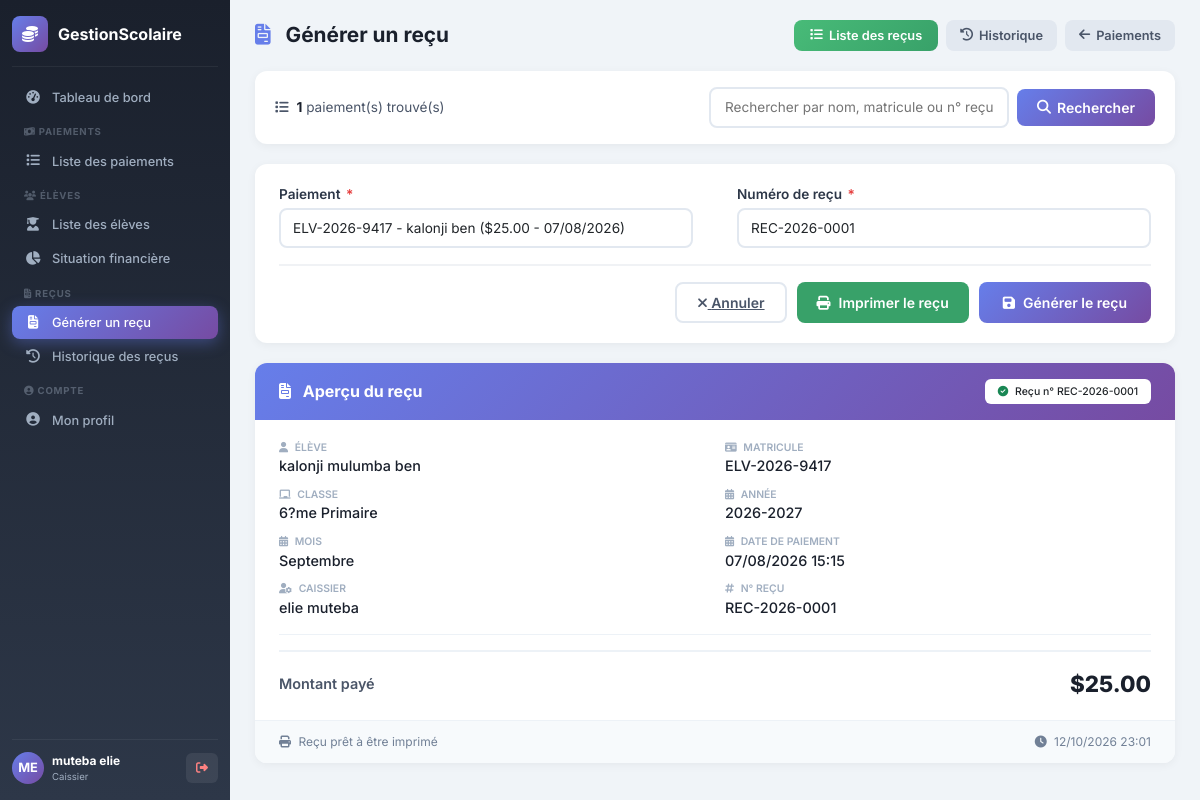
/caissier/recus/generer.php?id=1 (signed in), run on the app's committed database.
### tables this page shows
CREATE TABLE `paiements` (
  `idPaiement` int(11) NOT NULL,
  `idInscription` int(11) NOT NULL,
  `idFrais` int(11) NOT NULL,
  `mois` enum('Septembre','Octobre','Novembre','D?cembre','Janvier','F?vrier','Mars','Avril','Mai','Juin','Juillet') DEFAULT NULL,
  `montantPaye` decimal(10,2) NOT NULL,
  `datePaiement` datetime DEFAULT current_timestamp(),
  `idCaissier` int(11) NOT NULL,
  `numeroRecu` varchar(50) DEFAULT NULL
);

CREATE TABLE `eleves` (
  `idEleve` int(11) NOT NULL,
  `matricule` varchar(30) NOT NULL,
  `nom` varchar(100) NOT NULL,
  `postNom` varchar(100) DEFAULT NULL,
  `prenom` varchar(100) DEFAULT NULL,
  `lieuNaissance` varchar(100) DEFAULT NULL,
  `sexe` enum('M','F') DEFAULT NULL,
  `dateNaissance` date DEFAULT NULL,
  `adresse` varchar(255) DEFAULT NULL,
  `telephone` varchar(20) DEFAULT NULL,
  `nomPere` varchar(100) DEFAULT NULL,
  `nomMere` varchar(100) DEFAULT NULL,
  `motDePasse` varchar(255) DEFAULT NULL,
  `idUtilisateur` int(11) DEFAULT NULL
);

CREATE TABLE `classes` (
  `idClasse` int(11) NOT NULL,
  `nomClasse` varchar(50) NOT NULL,
  `idNiveau` int(11) NOT NULL
);

CREATE TABLE `annees_scolaires` (
  `idAnnee` int(11) NOT NULL,
  `libelle` varchar(20) NOT NULL,
  `annee` varchar(20) DEFAULT NULL,
  `active` tinyint(1) DEFAULT 1
);

CREATE TABLE `utilisateurs` (
  `idUtilisateur` int(11) NOT NULL,
  `nom` varchar(100) NOT NULL,
  `postNom` varchar(100) DEFAULT NULL,
  `prenom` varchar(100) DEFAULT NULL,
  `sexe` enum('M','F') DEFAULT NULL,
  `telephone` varchar(20) DEFAULT NULL,
  `email` varchar(100) DEFAULT NULL,
  `username` varchar(50) NOT NULL,
  `motDePasse` varchar(255) NOT NULL,
  `idRole` int(11) NOT NULL,
  `statut` enum('Actif','Inactif') DEFAULT 'Actif'
);

### caissier/recus/generer.php (the view, shortened to what this page needs)
<?php
$db = db();
$idPaiement = isset($_GET['id']) ? intval($_GET['id']) : 0;
$search = isset($_GET['search']) ? trim($_GET['search']) : '';
$page = isset($_GET['page']) ? intval($_GET['page']) : 1;
$limit = 20;
$offset = ($page - 1) * $limit;
$sql_count = "
    SELECT COUNT(*) as total
    FROM paiements p
    JOIN inscriptions i ON p.idInscription = i.idInscription
    JOIN eleves e ON i.idEleve = e.idEleve
    JOIN classes c ON i.idClasse = c.idClasse
    JOIN annees_scolaires a ON i.idAnnee = a.idAnnee
    WHERE 1=1
";
$sql = "
    SELECT p.idPaiement, p.montantPaye, p.datePaiement, p.numeroRecu, p.mois,
           e.matricule, e.nom, e.prenom, e.postNom,
           c.nomClasse,
           a.libelle as annee
    FROM paiements p
    JOIN inscriptions i ON p.idInscription = i.idInscription
    JOIN eleves e ON i.idEleve = e.idEleve
    JOIN classes c ON i.idClasse = c.idClasse
    JOIN annees_scolaires a ON i.idAnnee = a.idAnnee
    WHERE 1=1
";
$sql .= " ORDER BY p.datePaiement DESC LIMIT :limit OFFSET :offset";
$stmt_count = $db->prepare($sql_count);
$stmt_count->execute();
$total_paiements = $stmt_count->fetch()['total'];
$stmt = $db->prepare($sql);
$stmt->bindValue('limit', $limit, PDO::PARAM_INT);
$stmt->bindValue('offset', $offset, PDO::PARAM_INT);
$stmt->execute();
$paiements = $stmt->fetchAll();
$paiement_selected = null;
if ($idPaiement > 0) {
    $stmt = $db->prepare("
        SELECT p.*,
               e.matricule, e.nom, e.prenom, e.postNom, e.adresse, e.telephone,
               c.nomClasse,
               a.libelle as annee,
               u.nom as caissier_nom, u.prenom as caissier_prenom
        FROM paiements p
        JOIN inscriptions i ON p.idInscription = i.idInscription
        JOIN eleves e ON i.idEleve = e.idEleve
        JOIN classes c ON i.idClasse = c.idClasse
        JOIN annees_scolaires a ON i.idAnnee = a.idAnnee
        JOIN utilisateurs u ON p.idCaissier = u.idUtilisateur
        WHERE p.idPaiement = :id
    ");
    $stmt->execute(['id' => $idPaiement]);
    $paiement_selected = $stmt->fetch();
}
function genererNumeroRecu($db) {
    try {
        $stmt = $db->query("SELECT numeroRecu FROM paiements WHERE numeroRecu IS NOT NULL ORDER BY idPaiement DESC LIMIT 1");
        $last = $stmt->fetch();
        if ($last && !empty($last['numeroRecu'])) {
            $num = intval(substr($last['numeroRecu'], -4)) + 1;
            return 'REC-' . date('Y') . '-' . str_pad($num, 4, '0', STR_PAD_LEFT);
        }
    } catch (PDOException $e) {}
    return 'REC-' . date('Y') . '-0001';
}
$nouveau_numero = genererNumeroRecu($db);
include __DIR__ . '/../../includes/header.php';
?>
<div class="app-layout">
    <div class="sidebar-caissier" id="sidebarCaissier">
        <div class="sidebar-logo">
            <div class="logo-icon"><i class="fas fa-coins"></i></div>
            <span>GestionScolaire</span>
        </div>
        <ul class="sidebar-menu">
            <li><a href="../dashboard.php"><i class="fas fa-tachometer-alt"></i> Tableau de bord</a></li>
            <li class="menu-section"><i class="fas fa-money-bill-wave"></i> Paiements</li>
            <li><a href="../paiements/index.php"><i class="fas fa-list"></i> Liste des paiements</a></li>
            <li class="menu-section"><i class="fas fa-users"></i> Élèves</li>
            <li><a href="../eleves/index.php"><i class="fas fa-user-graduate"></i> Liste des élèves</a></li>
            <li><a href="../eleves/situation_financiere.php"><i class="fas fa-chart-pie"></i> Situation financière</a></li>
            <li class="menu-section"><i class="fas fa-file-invoice"></i> Reçus</li>
            <li><a href="generer.php" class="active"><i class="fas fa-file-invoice"></i> Générer un reçu</a></li>
            <li><a href="historique.php"><i class="fas fa-history"></i> Historique des reçus</a></li>
            <li class="menu-section"><i class="fas fa-user-circle"></i> Compte</li>
            <li><a href="../profil.php"><i class="fas fa-user-circle"></i> Mon profil</a></li>
        </ul>
        <div class="sidebar-footer">
            <div class="user-info">
                <div class="avatar"><?php echo strtoupper(substr($_SESSION['prenom'] ?? 'C', 0, 1) . substr($_SESSION['nom'] ?? 'A', 0, 1)); ?></div>
                <div>
                    <strong><?php echo $_SESSION['prenom'] ?? 'Caissier'; ?> <?php echo $_SESSION['nom'] ?? ''; ?></strong>
                    <span><?php echo $_SESSION['role'] ?? 'Caissier'; ?></span>
                </div>
            </div>
            <a href="../../logout.php" class="btn-logout" title="Déconnexion">
                <i class="fas fa-sign-out-alt"></i>
            </a>
        </div>
    </div>
    <div class="main-content">
        <div class="page-header">
            <h2>
                <i class="fas fa-file-invoice"></i>
                Générer un reçu
            </h2>
            <div class="header-right">
                <a href="listerecus.php" class="btn-list">
                    <i class="fas fa-list"></i> Liste des reçus
                </a>
                <a href="historique.php" class="btn-back">
                    <i class="fas fa-history"></i> Historique
                </a>
                <a href="../paiements/index.php" class="btn-back">
                    <i class="fas fa-arrow-left"></i> Paiements
                </a>
            </div>
        </div>
        <div class="search-bar">
            <div class="search-info">
                <i class="fas fa-list me-1"></i>
                <strong><?php echo $total_paiements; ?></strong> paiement(s) trouvé(s)
            </div>
            <form method="GET" action="" class="search-input-group">
                <input type="text" name="search" placeholder="Rechercher par nom, matricule ou n° reçu..."
                       value="<?php echo htmlspecialchars($search); ?>">
                <button type="submit" class="btn-search">
                    <i class="fas fa-search"></i> Rechercher
                </button>
            </form>
        </div>
        <div class="form-container">
            <form method="POST" action="">
                <div class="row">
                    <div class="form-group">
                        <label>Paiement <span class="required">*</span></label>
                        <select class="form-select" name="idPaiement" id="idPaiement" required>
                            <?php foreach ($paiements as $p): ?>
                                <option value="<?php echo $p['idPaiement']; ?>"
                                    <?php echo ($idPaiement == $p['idPaiement']) ? 'selected' : ''; ?>>
                                    <?php echo htmlspecialchars($p['matricule'] . ' - ' . $p['nom'] . ' ' . $p['prenom']); ?>
                                    ($<?php echo number_format($p['montantPaye'], 2); ?> -
                                </option>
                            <?php endforeach; ?>
                        </select>
                    </div>
                    <div class="form-group">
                        <label>Numéro de reçu <span class="required">*</span></label>
                        <input type="text" class="form-control" name="numeroRecu"
                               value="<?php echo $paiement_selected && !empty($paiement_selected['numeroRecu']) ? htmlspecialchars($paiement_selected['numeroRecu']) : $nouveau_numero; ?>"
                               placeholder="REC-2024-0001" required>
                    </div>
                </div>
                <div class="form-actions">
                    <a href="../paiements/index.php" class="btn-cancel">
                        <i class="fas fa-times"></i> Annuler
                    </a>
                    <?php if ($paiement_selected && !empty($paiement_selected['numeroRecu'])): ?>
                        <a href="imprimer.php?id=<?php echo $idPaiement; ?>" target="_blank" class="btn-print-recu">
                            <i class="fas fa-print"></i> Imprimer le reçu
                        </a>
                    <?php endif; ?>
                    <button type="submit" name="generer" class="btn-submit">
                        <i class="fas fa-save"></i> Générer le reçu
                    </button>
                </div>
            </form>
        </div>
        <?php if ($paiement_selected): ?>
        <div class="recu-preview" id="recuPreview">
            <div class="recu-header">
                <h5><i class="fas fa-file-invoice"></i> Aperçu du reçu</h5>
                <?php if (!empty($paiement_selected['numeroRecu'])): ?>
                    <span class="badge bg-white text-dark">
                        <i class="fas fa-check-circle text-success me-1"></i>
                        Reçu n° <?php echo htmlspecialchars($paiement_selected['numeroRecu']); ?>
                    </span>
                <?php else: ?>
                    <span class="badge bg-warning text-dark">
                        <i class="fas fa-clock me-1"></i> En attente de génération
                    </span>
                <?php endif; ?>
            </div>
            <div class="recu-body">
                <div class="recu-infos">
                    <div class="info-item">
                        <div class="label"><i class="fas fa-user me-1"></i> Élève</div>
                        <div class="value">
                            <?php echo htmlspecialchars($paiement_selected['nom'] . ' ' . ($paiement_selected['postNom'] ?? '') . ' ' . $paiement_selected['prenom']); ?>
                        </div>
                    </div>
                    <div class="info-item">
                        <div class="label"><i class="fas fa-id-card me-1"></i> Matricule</div>
                        <div class="value"><?php echo htmlspecialchars($paiement_selected['matricule']); ?></div>
                    </div>
                    <div class="info-item">
                        <div class="label"><i class="fas fa-chalkboard me-1"></i> Classe</div>
                        <div class="value"><?php echo htmlspecialchars($paiement_selected['nomClasse']); ?></div>
                    </div>
                    <div class="info-item">
                        <div class="label"><i class="fas fa-calendar-alt me-1"></i> Année</div>
                        <div class="value"><?php echo htmlspecialchars($paiement_selected['annee']); ?></div>
                    </div>
                    <div class="info-item">
                        <div class="label"><i class="fas fa-calendar-alt me-1"></i> Mois</div>
                        <div class="value"><?php echo htmlspecialchars($paiement_selected['mois'] ?? '-'); ?></div>
                    </div>
                    <div class="info-item">
                        <div class="label"><i class="fas fa-calendar-alt me-1"></i> Date de paiement</div>
                        <div class="value"><?php echo date('d/m/Y H:i', strtotime($paiement_selected['datePaiement'])); ?></div>
                    </div>
                    <div class="info-item">
                        <div class="label"><i class="fas fa-user-cog me-1"></i> Caissier</div>
                        <div class="value"><?php echo htmlspecialchars(($paiement_selected['caissier_nom'] ?? '') . ' ' . ($paiement_selected['caissier_prenom'] ?? '')); ?></div>
                    </div>
                    <div class="info-item">
                        <div class="label"><i class="fas fa-hashtag me-1"></i> N° Reçu</div>
                        <div class="value">
                            <?php if (!empty($paiement_selected['numeroRecu'])): ?>
                                <?php echo htmlspecialchars($paiement_selected['numeroRecu']); ?>
                            <?php else: ?>
                                <span class="text-muted">Non généré</span>
                            <?php endif; ?>
                        </div>
                    </div>
                </div>
                <div class="recu-total">
                    <span class="label">Montant payé</span>
                    <span class="amount">$<?php echo number_format($paiement_selected['montantPaye'], 2); ?></span>
                </div>
            </div>
            <div class="recu-footer">
                <span>
                    <i class="fas fa-print me-1"></i>
                    <?php if (!empty($paiement_selected['numeroRecu'])): ?>
                        Reçu prêt à être imprimé
                    <?php else: ?>
                        Cliquez sur "Générer le reçu" pour valider
                    <?php endif; ?>
                </span>
                <span>
                    <i class="fas fa-clock me-1"></i>
                    <?php echo date('d/m/Y H:i'); ?>
                </span>
            </div>
        </div>
        <?php endif; ?>
        <?php include __DIR__ . '/../../includes/footer.php'; ?>
</body>
</html>

### assets/css/style.css (style rules this page uses)
* { margin: 0; padding: 0; box-sizing: border-box; }
body { font-family: 'Inter', -apple-system, BlinkMacSystemFont, sans-serif; background: #f8fafc; overflow-x: hidden; }
.main-content { margin-left: 280px; min-height: 100vh; padding: 20px 30px; }
.badge { font-weight: 500; padding: 0.4rem 0.8rem; }

### data on the page
paiements: numeroRecu "REC-2026-0001", eleves.nom+postNom+prenom "kalonji mulumba ben", eleves.matricule "ELV-2026-9417", classes.nomClasse "6?me Primaire", annees_scolaires.libelle "2026-2027", mois "Septembre", datePaiement "07/08/2026 15:15", idCaissier.prenom "elie muteba", montantPaye "25.00"

### other printed values
$_SESSION['prenom'] "muteba"
$_SESSION['nom'] "elie"
$_SESSION['role'] "Caissier"
$total_paiements "1"
form field idPaiement "ELV-2026-9417 - kalonji ben ($25.00 - 07/08/2026)"
